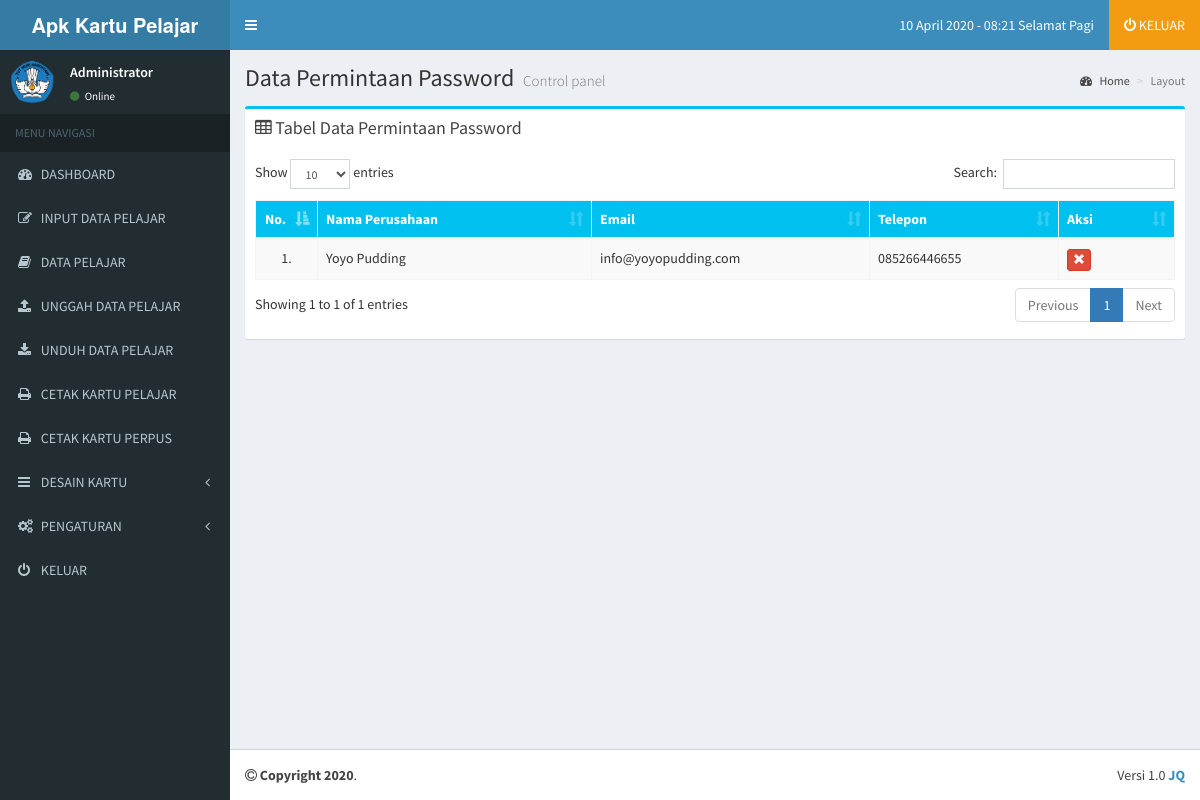
The page /administrator/data-lupa-password.php (signed in) on the database its author committed.
### tables this page shows
CREATE TABLE IF NOT EXISTS `identitas` (
`id` int(11) NOT NULL,
  `gambar` varchar(225) NOT NULL,
  `title` varchar(225) NOT NULL,
  `sekolah` varchar(225) NOT NULL,
  `kepsek` varchar(225) NOT NULL,
  `nip` varchar(225) NOT NULL,
  `jln` varchar(225) NOT NULL,
  `kel` varchar(225) NOT NULL,
  `kec` varchar(225) NOT NULL,
  `kab` varchar(225) NOT NULL,
  `prov` varchar(225) NOT NULL,
  `pos` varchar(225) NOT NULL,
  `telp` varchar(225) NOT NULL,
  `hp` varchar(225) NOT NULL,
  `email` varchar(225) NOT NULL,
  `web` varchar(225) NOT NULL
);

CREATE TABLE IF NOT EXISTS `users` (
  `username` varchar(50) NOT NULL,
  `password` varchar(255) NOT NULL,
  `nis` varchar(100) NOT NULL,
  `nisn` varchar(225) NOT NULL,
  `nama_lengkap` varchar(100) NOT NULL,
  `tmp_lhr` varchar(100) NOT NULL,
  `tgl_lhr` varchar(100) NOT NULL,
  `jk` varchar(100) NOT NULL,
  `email` varchar(100) NOT NULL,
  `alamat` varchar(225) NOT NULL,
  `no_telp` varchar(20) NOT NULL,
  `gambar` varchar(100) NOT NULL,
  `level` varchar(20) NOT NULL DEFAULT 'user',
  `blokir` enum('Y','N') NOT NULL DEFAULT 'N',
  `id_session` varchar(255) NOT NULL
);

CREATE TABLE IF NOT EXISTS `lupa_password` (
`id` int(11) NOT NULL,
  `nama_perusahaan` varchar(225) NOT NULL,
  `email` varchar(225) NOT NULL,
  `telp` varchar(225) NOT NULL
);

### administrator/data-lupa-password.php (the view, shortened to what this page needs)
<?php
  include '../config/koneksi.php';
?>
<!DOCTYPE html>
<html>
<head>
  <?php $r=mysqli_fetch_array(mysqli_query($koneksi, "SELECT * FROM identitas WHERE id = '1'")); ?>
  <link rel="stylesheet" href="../bootstrap/css/bootstrap.min.css">
  <link rel="stylesheet" href="https://cdnjs.cloudflare.com/ajax/libs/font-awesome/4.5.0/css/font-awesome.min.css">
  <link rel="stylesheet" href="https://cdnjs.cloudflare.com/ajax/libs/ionicons/2.0.1/css/ionicons.min.css">
  <link rel="stylesheet" href="../plugins/daterangepicker/daterangepicker.css">
  <link rel="stylesheet" href="../plugins/datepicker/datepicker3.css">
  <link rel="stylesheet" href="../plugins/iCheck/all.css">
  <link rel="stylesheet" href="../plugins/colorpicker/bootstrap-colorpicker.min.css">
  <link rel="stylesheet" href="../plugins/timepicker/bootstrap-timepicker.min.css">
  <link rel="stylesheet" href="../plugins/select2/select2.min.css">
  <link rel="stylesheet" href="../dist/css/AdminLTE.min.css">
  <link rel="stylesheet" href="../dist/css/skins/_all-skins.min.css">
  <link rel="stylesheet" href="../plugins/datatables/dataTables.bootstrap.css">
</head>
<body class="hold-transition skin-blue sidebar-mini" data-spy="scroll" data-target="#scrollspy">
<div class="wrapper">
  <?php include "menu.php";?>
  <div class="content-wrapper">
    <section class="content-header">
      <h1>
        Data Permintaan Password
        <small>Control panel</small>
      </h1>
      <ol class="breadcrumb">
        <li><a href="admin.php"><i class="fa fa-dashboard"></i> Home</a></li>
        <li class="active">Layout</li>
      </ol>
    </section>
    <section class="content">
      <div class="row">
        <div class="col-md-12">
          <div class="box box-info">
            <div class="box-header">
              <h3 class="box-title"><i class="fa fa-table"></i> Tabel Data Permintaan Password</h3>
            </div>
            <div class='table-responsive'>
              <div class="box-body">
                <table id="example1" class="table table-bordered table-striped table-hover">
                  <thead class="bg-aqua">
                    <tr>
                      <th width="10"><center>No.</center></th>
                      <th>Nama Perusahaan</th>
                      <th>Email</th>
                      <th>Telepon</th>
                      <th>Aksi</th>
                    </tr>
                  </thead>
                  <tbody>
                    <?php
                    $tampil = mysqli_query($koneksi, "SELECT * FROM lupa_password ORDER BY id DESC");
                    $no=1;
                    while ($r=mysqli_fetch_array($tampil))
                    {
                    ?>
                    <tr>
                      <td><center><?php echo "$no.";?></center></td>
                      <td><?php echo $r["nama_perusahaan"];?></td>
                      <td><?php echo $r["email"];?></td>
                      <td><?php echo $r["telp"];?></td>
                      <td>
                        <a class='btn btn-danger btn-xs' data-toggle='tooltip' title='Hapus Data' href='aksi/password/hapus.php?id=<?php echo $r["id"];?>' onclick="return confirm('Apa anda yakin akan menghapus data ini?')"><span class='glyphicon glyphicon-remove'></span></a>
                      </td>
                    <?php  $no++; } ?>
                    </tr>
                  </tbody>
                </table>
              </div>
            </div>
          </div>
        </div>
      </div>
    </section>
  </div>
  <?php include "footer.php";?>
</div>
</body>
</html>

### administrator/menu.php (shortened to what this page needs)
<header class="main-header">
   <a href="index.php" class="logo">
     <span class="logo-lg"><b><?php echo "$r[title]";?></b></span>
   </a>
   <nav class="navbar navbar-static-top">
     <a href="#" class="sidebar-toggle" data-toggle="offcanvas" role="button">
     </a>
     <div class="navbar-custom-menu">
       <ul class="nav navbar-nav">
         <li>
           <a href="home">
             <span><?php
             $tanggal = date ("d");
             $bulan = array(1=>"Januari","Februari","Maret", "April", "Mei", "Juni","Juli","Agustus","September","Oktober", "November","Desember");
             $bulan = $bulan[date("n")];
             $tahun = date("Y");
             echo $tanggal ." ". $bulan ." ". $tahun;
             $jam=date("H:i");
             echo " - ". $jam." "."";
             $a = date ("H");
              if (($a>=1) && ($a<=10)){
             echo " Selamat Pagi";
             }
             ?></span>
           </a>
         </li>
         <li class="bg-yellow">
           <a href="logoutsystem">
             <i class="fa fa-power-off"></i> <span> KELUAR</span>
           </a>
         </li>
       </ul>
     </div>
   </nav>
 </header>
 <aside class="main-sidebar">
   <section class="sidebar">
     <div class="user-panel">
       <div class="pull-left image">
         <?php $users=mysqli_fetch_array(mysqli_query($koneksi, "SELECT * FROM users")); ?>
         <img src="../img/<?php if (trim($users['gambar']) == ''){ echo "blank.png"; }else{ echo $users['gambar']; } ?>" class="img-circle" alt="User Image">
       </div>
       <div class="pull-left info">
         <p><?php echo "$users[nama_lengkap]"; ?></p>
         <a href="#"><i class="fa fa-circle text-success"></i> Online</a>
       </div>
     </div>
     <ul class="sidebar-menu">
       <li class="header">MENU NAVIGASI</li>
       <li class="treeview">
         <a href="home">
           <i class="fa fa-dashboard"></i>
           <span>DASHBOARD</span>
         </a>
       </li>
       <li class="treeview">
         <a href="inputpelajar">
           <i class="fa fa-edit"></i>
           <span>INPUT DATA PELAJAR</span>
         </a>
       </li>
       <li class="treeview">
         <a href="allpelajar">
           <i class="fa fa-book"></i> <span>DATA PELAJAR</span>
         </a>
       </li>
       <li class="treeview">
         <a href="uploadpelajar">
           <i class="fa fa-upload"></i>
           <span>UNGGAH DATA PELAJAR</span>
         </a>
       </li>
       <li class="treeview">
         <a target="blank" href="downloadpelajar">
           <i class="fa fa-download"></i>
           <span>UNDUH DATA PELAJAR</span>
         </a>
       </li>
       <li class="treeview">
         <a href="printkartupelajar">
           <i class="fa fa-print"></i> <span>CETAK KARTU PELAJAR</span>
         </a>
       </li>
       <li class="treeview">
         <a href="printkartuperpus">
           <i class="fa fa-print"></i> <span>CETAK KARTU PERPUS</span>
         </a>
       </li>
       <li class="treeview">
         <a href="designkartu">
           <i class="fa fa-bars"></i> <span>DESAIN KARTU</span>
           <span class="pull-right-container">
             <i class="fa fa-angle-left pull-right"></i>
           </span>
         </a>
       </li>
       <li class="treeview">
         <a href="#">
           <i class="fa fa-gears"></i> <span>PENGATURAN</span>
           <span class="pull-right-container">
             <i class="fa fa-angle-left pull-right"></i>
           </span>
         </a>
       </li>
       <li>
         <a href="logoutsystem">
           <i class="fa fa-power-off"></i> <span>KELUAR</span>
         </a>
       </li>
     </ul>
   </section>
 </aside>

### rows shown on the page
identitas: title "Apk Kartu Pelajar"
users: gambar (picture), nama_lengkap "Administrator"
lupa_password: nama_perusahaan "Yoyo Pudding", email "info@yoyopudding.com", telp "085266446655"

### other values the page prints
$tanggal "10"
$bulan "April"
